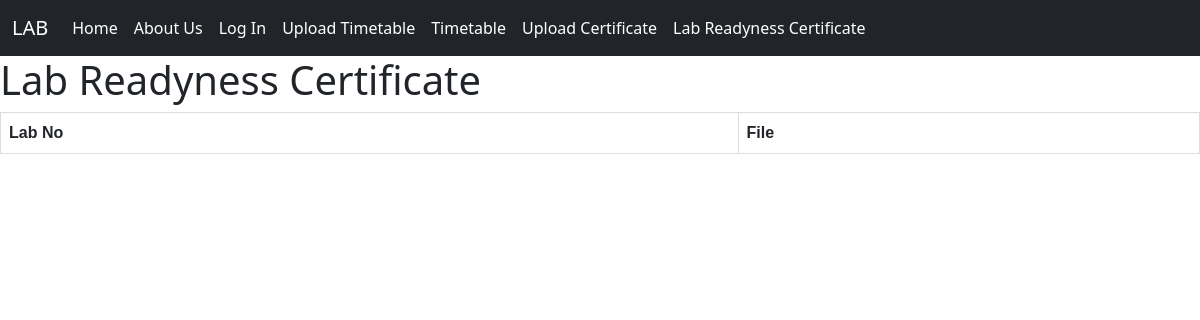
/lab_cert, run on an earlier commit of the app's database.
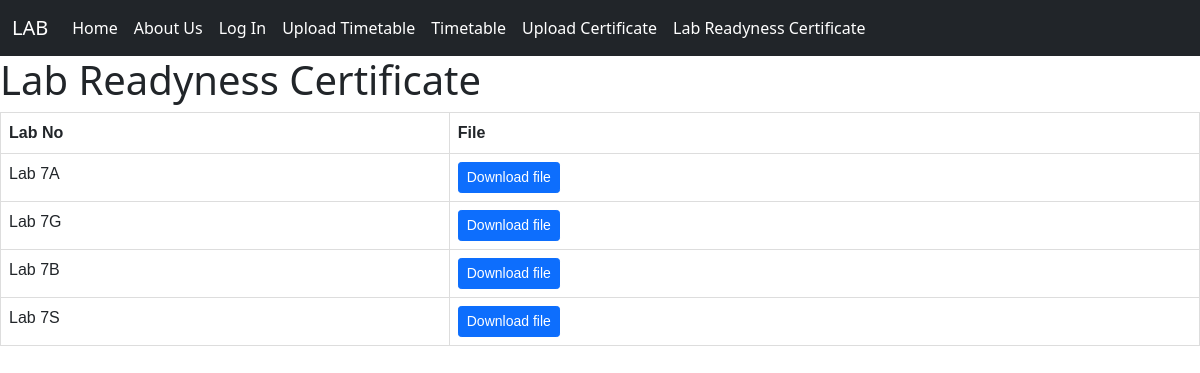
And on a later commit of the database.
### Home/models.py (models this page shows, shortened)
class lab_ready_cert(models.Model):
    lab_no = models.CharField(max_length=10, unique=True)
    cert_pdf = models.FileField(upload_to='uploads/lab_ready_cert')
    uploaded_at = models.DateTimeField(auto_now_add=True)

### Home/views.py (the view)
# urls.py: path("lab_cert", views.lab_cert, name='lab_cert'),
def lab_cert(request):
    cert_file = lab_ready_cert.objects.all()
    return render(request, 'lab_cert.html', {'cert_file': cert_file})

### templates/lab_cert.html (shortened to what this page needs)
{% extends 'base.html' %}
{%block body%}
<h1>Lab Readyness Certificate</h1>
<table class='table'>
    <tr>
        <th>Lab No</th>
        <th>File</th>
    </tr>
    {% for lab_ready_cert in cert_file %}
    <tr>
        <td>{{ lab_ready_cert.lab_no }}</td>
        <td><a href="{{ lab_ready_cert.cert_pdf.url }}" class="btn btn-primary btn-sm" target="_blank">
        Download file</a>
        </td>
    </tr>
    {% endfor %}
</table>
{% endblock %}

What changed in the data, as far as the page shows it:
added lab_ready_cert: lab_no "Lab 7A"
added lab_ready_cert: lab_no "Lab 7G"
added lab_ready_cert: lab_no "Lab 7B"
added lab_ready_cert: lab_no "Lab 7S"
